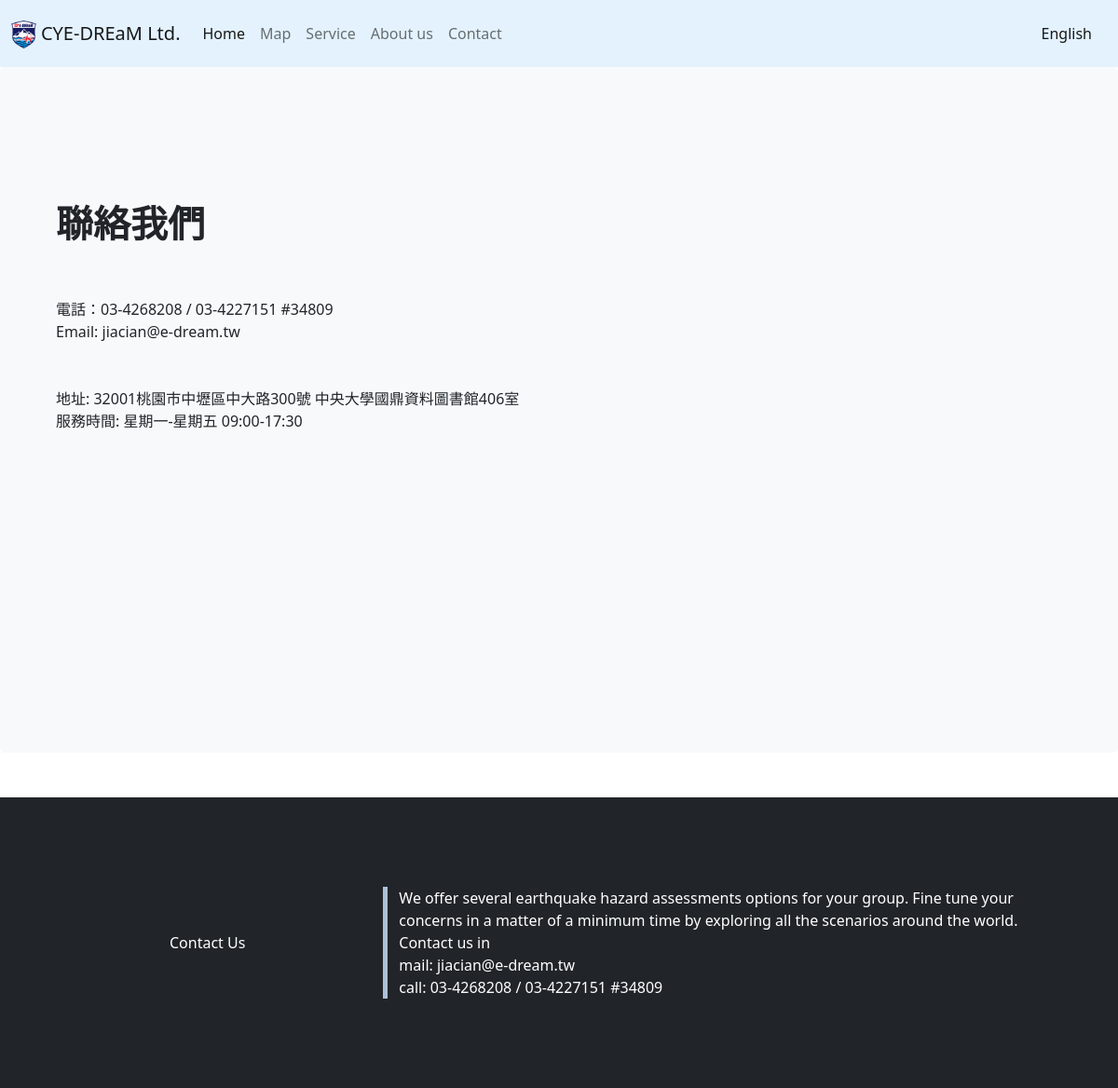
Page /Contact/ on the committed database.
### contact/models.py (models this page shows, shortened)
class Contact(models.Model):
    name = models.CharField('公司名稱', max_length=20)
    logo= models.ImageField("公司logo",storage=OverwriteStorage(),upload_to='',blank=True)
    title = models.CharField('標題', max_length=20)
    phone=models.CharField("電話:", max_length=30,blank=True)
    email=models.CharField('E-mail', max_length=60,blank=True)
    address=models.TextField('地址', max_length=100,blank=True)
    office_hour=models.CharField('辦公時間', max_length=60,blank=True)
    bottom_title=models.CharField('底部標題', max_length=20,blank=True)
    bottom_content=models.TextField('底部內容', max_length=300,blank=True)
    bottom_email=models.CharField('底部email', max_length=100,blank=True)
    bottom_phone=models.CharField('底部連絡電話', max_length=50,blank=True)

### contact/views.py (the view)
# urls.py: path('', ContactContentView.as_view()),
class ContactContentView(ListView):
    model = Contact
    template_name = 'contact.html'
    context_object_name = 'contact_content'

### templates/contact.html (shortened to what this page needs)
{% load static %}
<!DOCTYPE html>
<html lang="en">
{% for Content in contact_content %}
<head>
    <link href="https://cdn.jsdelivr.net/npm/bootstrap@5.0.2/dist/css/bootstrap.min.css" rel="stylesheet"
>
    <link rel="stylesheet" href="{% static 'css/Contact.css' %}">
</head>
<body>
    <nav class="navbar navbar-expand-lg navbar-light" style='background-color: #e3f2fd;'>
        <div class="container-xxl">
            <a class="navbar-brand" href="..">
                <img src="../static/assets/{{ Content.logo }}" alt="" height="30"
                    class="d-inline-block align-text-top">
                    {{Content.name}}</a>
            <div class="collapse navbar-collapse" id="navbarSupportedContent">
                <ul class="navbar-nav me-auto mb-2 mb-lg-0">
                    <li class="nav-item">
                        <a class="nav-link active" aria-current="page" href="..">Home</a>
                    </li>
                    <li class="nav-item">
                        <a class="nav-link" href="../MapPage">Map</a>
                    </li>
                    <li class="nav-item">
                        <a class="nav-link" href="../Service">Service</a>
                    </li>
                    <li class="nav-item">
                        <a class="nav-link" href="../AboutUs">About us</a>
                    </li>
                    <li class="nav-item">
                        <a class="nav-link" href="">Contact</a>
                    </li>
                </ul>
                <span class="navbar-text">
                    <a class="nav-link" href="en">English</a>
                </span>
            </div>
        </div>
    </nav>
    <div class="p-5 mb-4 bg-light rounded-3">
        <div class="container mt-5">
            <br>
            <br>
            <div class="row">
                <div class="col-12 col-md-6">
                    <h1 class="display-8 fw-bold">{{Content.title}}</h1>
                    <br>
                    <br>
                    <span class="navbar-text">
                        電話：{{Content.phone}}<br>
                        Email: {{Content.email}}
                        <br>
                        <br>
                        <br>
                        地址: {{Content.address}}
                        <br>
                        服務時間: {{Content.office_hour}}
                    </span>
                </div>
                <div class="col-12 col-md-6 mt-5">
                    <div id="map" style="height:400px"></div>
                </div>
            </div>
            <br>
            <br>
            <br>
            <br>
        </div>
    </div>
    <footer class="bd-footer py-4 py-md-5 mt-5 bg-dark">
        <div class="container py-4 py-md-5 px-4 px-md-3">
            <div class="row align-items-center">
                <div class="text-center col-4 col-md-4" style="color:white">{{ Content.bottom_title }}</div>
                <div class="text-left col-8 col-md-8" id="Contact" style="color:white">
                    {{ Content.bottom_content }}<br>
                    mail: {{ Content.bottom_email }}<br>
                    call: {{ Content.phone }}
                </div>
            </div>
        </div>
    </footer>
</body>
{% endfor %}
</html>

### statics/css/Contact.css (style rules this page uses)
#map { height: 1000px; width: 100%; position: relative; }
.row #Contact { border-left: solid #ACC0D8 5px; }

### rows in the picture
Contact: logo (picture), name "CYE-DREaM Ltd.", title "聯絡我們", phone "03-4268208 / 03-4227151 #34809", email "jiacian@e-dream.tw", address "32001桃園市中壢區中大路300號 中央大學國鼎資料圖書館406室", office_hour "星期一-星期五 09:00-17:30", bottom_title "Contact Us", bottom_content "We offer several earthquake hazard assessments options for your group. Fine tune your concerns in a matter of a minimum time by exploring all the scenarios around the world. Contact us in", bottom_email "jiacian@e-dream.tw"
